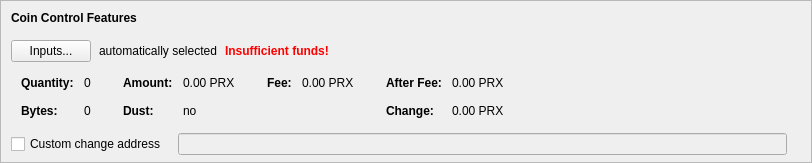
    <widget class="QFrame" name="frameCoinControl">
     <property name="sizePolicy">
      <sizepolicy hsizetype="Expanding" vsizetype="Expanding">
       <horstretch>0</horstretch>
       <verstretch>0</verstretch>
      </sizepolicy>
     </property>
     <property name="maximumSize">
      <size>
       <width>16777215</width>
       <height>16777215</height>
      </size>
     </property>
     <property name="frameShape">
      <enum>QFrame::StyledPanel</enum>
     </property>
     <property name="frameShadow">
      <enum>QFrame::Sunken</enum>
     </property>
     <layout class="QVBoxLayout" name="verticalLayoutCoinControl2">
      <property name="spacing">
       <number>0</number>
      </property>
      <property name="leftMargin">
       <number>0</number>
      </property>
      <property name="topMargin">
       <number>0</number>
      </property>
      <property name="rightMargin">
       <number>0</number>
      </property>
      <property name="bottomMargin">
       <number>6</number>
      </property>
      <item>
       <layout class="QVBoxLayout" name="verticalLayoutCoinControl" stretch="0,0,0,0,1">
        <property name="spacing">
         <number>0</number>
        </property>
        <property name="leftMargin">
         <number>10</number>
        </property>
        <property name="topMargin">
         <number>10</number>
        </property>
        <item>
         <layout class="QHBoxLayout" name="horizontalLayoutCoinControl1">
          <property name="bottomMargin">
           <number>15</number>
          </property>
          <item>
           <widget class="QLabel" name="labelCoinControlFeatures">
            <property name="sizePolicy">
             <sizepolicy hsizetype="Preferred" vsizetype="Maximum">
              <horstretch>0</horstretch>
              <verstretch>0</verstretch>
             </sizepolicy>
            </property>
            <property name="font">
             <font>
              <weight>75</weight>
              <bold>true</bold>
             </font>
            </property>
            <property name="styleSheet">
             <string notr="true">font-weight:bold;</string>
            </property>
            <property name="text">
             <string>Coin Control Features</string>
            </property>
           </widget>
          </item>
         </layout>
        </item>
        <item>
         <layout class="QHBoxLayout" name="horizontalLayoutCoinControl2" stretch="0,0,0,0">
          <property name="spacing">
           <number>8</number>
          </property>
          <property name="bottomMargin">
           <number>10</number>
          </property>
          <item>
           <widget class="QPushButton" name="pushButtonCoinControl">
            <property name="styleSheet">
             <string notr="true"/>
            </property>
            <property name="text">
             <string>Inputs...</string>
            </property>
            <property name="autoDefault">
             <bool>false</bool>
            </property>
           </widget>
          </item>
          <item>
           <widget class="QLabel" name="labelCoinControlAutomaticallySelected">
            <property name="text">
             <string>automatically selected</string>
            </property>
            <property name="margin">
             <number>5</number>
            </property>
           </widget>
          </item>
          <item>
           <widget class="QLabel" name="labelCoinControlInsuffFunds">
            <property name="font">
             <font>
              <weight>75</weight>
              <bold>true</bold>
             </font>
            </property>
            <property name="styleSheet">
             <string notr="true">color:red;font-weight:bold;</string>
            </property>
            <property name="text">
             <string>Insufficient funds!</string>
            </property>
            <property name="margin">
             <number>5</number>
            </property>
           </widget>
          </item>
          <item>
           <spacer name="horizontalSpacerCoinControl">
            <property name="orientation">
             <enum>Qt::Horizontal</enum>
            </property>
            <property name="sizeHint" stdset="0">
             <size>
              <width>40</width>
              <height>1</height>
             </size>
            </property>
           </spacer>
          </item>
         </layout>
        </item>
        <item>
         <widget class="QWidget" name="widgetCoinControl" native="true">
          <property name="sizePolicy">
           <sizepolicy hsizetype="Preferred" vsizetype="Preferred">
            <horstretch>0</horstretch>
            <verstretch>0</verstretch>
           </sizepolicy>
          </property>
          <property name="minimumSize">
           <size>
            <width>0</width>
            <height>0</height>
           </size>
          </property>
          <property name="styleSheet">
           <string notr="true"/>
          </property>
          <layout class="QHBoxLayout" name="horizontalLayoutCoinControl5">
           <property name="leftMargin">
            <number>0</number>
           </property>
           <property name="topMargin">
            <number>0</number>
           </property>
           <property name="rightMargin">
            <number>0</number>
           </property>
           <property name="bottomMargin">
            <number>0</number>
           </property>
           <item>
            <layout class="QHBoxLayout" name="horizontalLayoutCoinControl3" stretch="0,0,0,1">
             <property name="spacing">
              <number>20</number>
             </property>
             <property name="topMargin">
              <number>0</number>
             </property>
             <property name="bottomMargin">
              <number>10</number>
             </property>
             <item>
              <layout class="QFormLayout" name="formLayoutCoinControl1">
               <property name="horizontalSpacing">
                <number>10</number>
               </property>
               <property name="verticalSpacing">
                <number>14</number>
               </property>
               <property name="leftMargin">
                <number>10</number>
               </property>
               <property name="topMargin">
                <number>4</number>
               </property>
               <property name="rightMargin">
                <number>6</number>
               </property>
               <item row="0" column="0">
                <widget class="QLabel" name="labelCoinControlQuantityText">
                 <property name="font">
                  <font>
                   <weight>75</weight>
                   <bold>true</bold>
                  </font>
                 </property>
                 <property name="text">
                  <string>Quantity:</string>
                 </property>
                 <property name="margin">
                  <number>0</number>
                 </property>
                </widget>
               </item>
               <item row="0" column="1">
                <widget class="QLabel" name="labelCoinControlQuantity">
                 <property name="cursor">
                  <cursorShape>IBeamCursor</cursorShape>
                 </property>
                 <property name="contextMenuPolicy">
                  <enum>Qt::ActionsContextMenu</enum>
                 </property>
                 <property name="text">
                  <string notr="true">0</string>
                 </property>
                 <property name="margin">
                  <number>0</number>
                 </property>
                 <property name="textInteractionFlags">
                  <set>Qt::LinksAccessibleByMouse|Qt::TextSelectableByKeyboard|Qt::TextSelectableByMouse</set>
                 </property>
                </widget>
               </item>
               <item row="1" column="0">
                <widget class="QLabel" name="labelCoinControlBytesText">
                 <property name="font">
                  <font>
                   <weight>75</weight>
                   <bold>true</bold>
                  </font>
                 </property>
                 <property name="text">
                  <string>Bytes:</string>
                 </property>
                </widget>
               </item>
               <item row="1" column="1">
                <widget class="QLabel" name="labelCoinControlBytes">
                 <property name="cursor">
                  <cursorShape>IBeamCursor</cursorShape>
                 </property>
                 <property name="contextMenuPolicy">
                  <enum>Qt::ActionsContextMenu</enum>
                 </property>
                 <property name="text">
                  <string notr="true">0</string>
                 </property>
                 <property name="textInteractionFlags">
                  <set>Qt::LinksAccessibleByMouse|Qt::TextSelectableByKeyboard|Qt::TextSelectableByMouse</set>
                 </property>
                </widget>
               </item>
              </layout>
             </item>
             <item>
              <layout class="QFormLayout" name="formLayoutCoinControl2">
               <property name="horizontalSpacing">
                <number>10</number>
               </property>
               <property name="verticalSpacing">
                <number>14</number>
               </property>
               <property name="leftMargin">
                <number>6</number>
               </property>
               <property name="topMargin">
                <number>4</number>
               </property>
               <property name="rightMargin">
                <number>6</number>
               </property>
               <item row="0" column="0">
                <widget class="QLabel" name="labelCoinControlAmountText">
                 <property name="font">
                  <font>
                   <weight>75</weight>
                   <bold>true</bold>
                  </font>
                 </property>
                 <property name="text">
                  <string>Amount:</string>
                 </property>
                 <property name="margin">
                  <number>0</number>
                 </property>
                </widget>
               </item>
               <item row="0" column="1">
                <widget class="QLabel" name="labelCoinControlAmount">
                 <property name="cursor">
                  <cursorShape>IBeamCursor</cursorShape>
                 </property>
                 <property name="contextMenuPolicy">
                  <enum>Qt::ActionsContextMenu</enum>
                 </property>
                 <property name="text">
                  <string notr="true">0.00 PRX</string>
                 </property>
                 <property name="textInteractionFlags">
                  <set>Qt::LinksAccessibleByMouse|Qt::TextSelectableByKeyboard|Qt::TextSelectableByMouse</set>
                 </property>
                </widget>
               </item>
               <item row="1" column="0">
                <widget class="QLabel" name="labelCoinControlLowOutputText">
                 <property name="font">
                  <font>
                   <weight>75</weight>
                   <bold>true</bold>
                  </font>
                 </property>
                 <property name="text">
                  <string>Dust:</string>
                 </property>
                </widget>
               </item>
               <item row="1" column="1">
                <widget class="QLabel" name="labelCoinControlLowOutput">
                 <property name="cursor">
                  <cursorShape>IBeamCursor</cursorShape>
                 </property>
                 <property name="contextMenuPolicy">
                  <enum>Qt::ActionsContextMenu</enum>
                 </property>
                 <property name="text">
                  <string notr="true">no</string>
                 </property>
                 <property name="textInteractionFlags">
                  <set>Qt::LinksAccessibleByMouse|Qt::TextSelectableByKeyboard|Qt::TextSelectableByMouse</set>
                 </property>
                </widget>
               </item>
              </layout>
             </item>
             <item>
              <layout class="QFormLayout" name="formLayoutCoinControl3">
               <property name="horizontalSpacing">
                <number>10</number>
               </property>
               <property name="verticalSpacing">
                <number>14</number>
               </property>
               <property name="leftMargin">
                <number>6</number>
               </property>
               <property name="topMargin">
                <number>4</number>
               </property>
               <property name="rightMargin">
                <number>6</number>
               </property>
               <item row="0" column="0">
                <widget class="QLabel" name="labelCoinControlFeeText">
                 <property name="font">
                  <font>
                   <weight>75</weight>
                   <bold>true</bold>
                  </font>
                 </property>
                 <property name="text">
                  <string>Fee:</string>
                 </property>
                 <property name="margin">
                  <number>0</number>
                 </property>
                </widget>
               </item>
               <item row="0" column="1">
                <widget class="QLabel" name="labelCoinControlFee">
                 <property name="cursor">
                  <cursorShape>IBeamCursor</cursorShape>
                 </property>
                 <property name="contextMenuPolicy">
                  <enum>Qt::ActionsContextMenu</enum>
                 </property>
                 <property name="text">
                  <string notr="true">0.00 PRX</string>
                 </property>
                 <property name="textInteractionFlags">
                  <set>Qt::LinksAccessibleByMouse|Qt::TextSelectableByKeyboard|Qt::TextSelectableByMouse</set>
                 </property>
                </widget>
               </item>
              </layout>
             </item>
             <item>
              <layout class="QFormLayout" name="formLayoutCoinControl4">
               <property name="horizontalSpacing">
                <number>10</number>
               </property>
               <property name="verticalSpacing">
                <number>14</number>
               </property>
               <property name="leftMargin">
                <number>6</number>
               </property>
               <property name="topMargin">
                <number>4</number>
               </property>
               <property name="rightMargin">
                <number>6</number>
               </property>
               <item row="0" column="0">
                <widget class="QLabel" name="labelCoinControlAfterFeeText">
                 <property name="font">
                  <font>
                   <weight>75</weight>
                   <bold>true</bold>
                  </font>
                 </property>
                 <property name="text">
                  <string>After Fee:</string>
                 </property>
                 <property name="margin">
                  <number>0</number>
                 </property>
                </widget>
               </item>
               <item row="0" column="1">
                <widget class="QLabel" name="labelCoinControlAfterFee">
                 <property name="cursor">
                  <cursorShape>IBeamCursor</cursorShape>
                 </property>
                 <property name="contextMenuPolicy">
                  <enum>Qt::ActionsContextMenu</enum>
                 </property>
                 <property name="text">
                  <string notr="true">0.00 PRX</string>
                 </property>
                 <property name="textInteractionFlags">
                  <set>Qt::LinksAccessibleByMouse|Qt::TextSelectableByKeyboard|Qt::TextSelectableByMouse</set>
                 </property>
                </widget>
               </item>
               <item row="1" column="0">
                <widget class="QLabel" name="labelCoinControlChangeText">
                 <property name="font">
                  <font>
                   <weight>75</weight>
                   <bold>true</bold>
                  </font>
                 </property>
                 <property name="text">
                  <string>Change:</string>
                 </property>
                </widget>
               </item>
               <item row="1" column="1">
                <widget class="QLabel" name="labelCoinControlChange">
                 <property name="cursor">
                  <cursorShape>IBeamCursor</cursorShape>
                 </property>
                 <property name="contextMenuPolicy">
                  <enum>Qt::ActionsContextMenu</enum>
                 </property>
                 <property name="text">
                  <string notr="true">0.00 PRX</string>
                 </property>
                 <property name="textInteractionFlags">
                  <set>Qt::LinksAccessibleByMouse|Qt::TextSelectableByKeyboard|Qt::TextSelectableByMouse</set>
                 </property>
                </widget>
               </item>
              </layout>
             </item>
            </layout>
           </item>
          </layout>
         </widget>
        </item>
        <item>
         <layout class="QHBoxLayout" name="horizontalLayoutCoinControl4" stretch="0,0,0">
          <property name="spacing">
           <number>12</number>
          </property>
          <property name="sizeConstraint">
           <enum>QLayout::SetDefaultConstraint</enum>
          </property>
          <property name="topMargin">
           <number>5</number>
          </property>
          <property name="rightMargin">
           <number>5</number>
          </property>
          <item>
           <widget class="QCheckBox" name="checkBoxCoinControlChange">
            <property name="toolTip">
             <string>If this is activated, but the change address is empty or invalid, change will be sent to a newly generated address.</string>
            </property>
            <property name="text">
             <string>Custom change address</string>
            </property>
           </widget>
          </item>
          <item>
           <widget class="QValidatedLineEdit" name="lineEditCoinControlChange">
            <property name="enabled">
             <bool>false</bool>
            </property>
            <property name="sizePolicy">
             <sizepolicy hsizetype="Expanding" vsizetype="Fixed">
              <horstretch>0</horstretch>
              <verstretch>0</verstretch>
             </sizepolicy>
            </property>
           </widget>
          </item>
          <item>
           <widget class="QLabel" name="labelCoinControlChangeLabel">
            <property name="sizePolicy">
             <sizepolicy hsizetype="Preferred" vsizetype="Expanding">
              <horstretch>0</horstretch>
              <verstretch>0</verstretch>
             </sizepolicy>
            </property>
            <property name="minimumSize">
             <size>
              <width>0</width>
              <height>0</height>
             </size>
            </property>
            <property name="text">
             <string/>
            </property>
            <property name="margin">
             <number>3</number>
            </property>
           </widget>
          </item>
         </layout>
        </item>
        <item>
         <spacer name="verticalSpacerCoinControl">
          <property name="orientation">
           <enum>Qt::Vertical</enum>
          </property>
          <property name="sizeHint" stdset="0">
           <size>
            <width>800</width>
            <height>1</height>
           </size>
          </property>
         </spacer>
        </item>
       </layout>
      </item>
     </layout>
    </widget>
